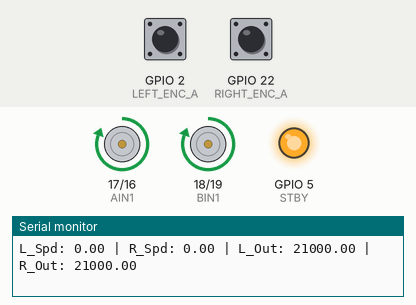
A sketch run on a simulated ESP32. Parts: motor-driver pin pairs drawn as motors (green arrow = first pin HIGH = forward, orange = second pin HIGH = backward, longer = more drive, scaled by the enable pin, stopped while the standby pin is LOW), output pins drawn as LEDs (lit = HIGH), the last lines printed to the serial monitor. The test bench sets the inputs (shaded band); at power-on: GPIO 2 (LEFT_ENC_A) HIGH, GPIO 22 (RIGHT_ENC_A) HIGH.

Above: at 2.1 s.
At 15.2 s:
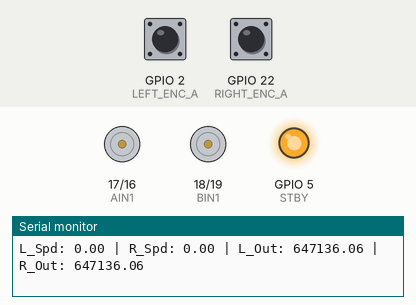
Timing chart, 0 to 16.7 s (numbered marks = the images above):
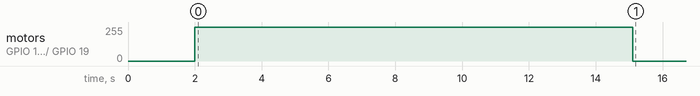

Measured:
- by itself, motor on GPIO 17 (AIN1) / GPIO 16 (AIN2), motor on GPIO 18 (BIN1) / GPIO 19 (BIN2): stopped → forward 255/255 at 2.0 s, → stopped 13.1 s later

The sketch:

test.ino
```cpp
#define AIN1 17
#define AIN2 16
#define PWMA 4
#define STBY 5
#define BIN1 18
#define BIN2 19
#define PWMB 21

// Encoder pins
#define LEFT_ENC_A 2
#define LEFT_ENC_B 15
#define RIGHT_ENC_A 22
#define RIGHT_ENC_B 23

volatile long leftTicks = 0;
volatile long rightTicks = 0;

float setpoint = 300;
float leftInput = 0, rightInput = 0;
float leftError, rightError;
float leftOutput = 0, rightOutput = 0;

float leftLastError = 0, rightLastError = 0;
float leftIntegral = 0, rightIntegral = 0;
float leftDerivative = 0, rightDerivative = 0;

float Kp = 0, Ki = 0, Kd = 0;
float Ku = 70;  // <- YOU: Manually find this by observing oscillation
float Tu = 0.6; // <- YOU: Measure period in seconds

bool tuned = false;
unsigned long lastTime = 0;

void IRAM_ATTR leftEncoderISR() {
  bool a = digitalRead(LEFT_ENC_A);
  bool b = digitalRead(LEFT_ENC_B);
  leftTicks += (a == b) ? 1 : -1;
}

void IRAM_ATTR rightEncoderISR() {
  bool a = digitalRead(RIGHT_ENC_A);
  bool b = digitalRead(RIGHT_ENC_B);
  rightTicks += (a == b) ? 1 : -1;
}

void setup() {
  Serial.begin(115200);

  // Motor setup
  pinMode(PWMA, OUTPUT); pinMode(AIN1, OUTPUT); pinMode(AIN2, OUTPUT);
  pinMode(PWMB, OUTPUT); pinMode(BIN1, OUTPUT); pinMode(BIN2, OUTPUT);
  pinMode(STBY, OUTPUT); digitalWrite(STBY, HIGH);

  // Encoder setup
  pinMode(LEFT_ENC_A, INPUT_PULLUP);
  pinMode(LEFT_ENC_B, INPUT_PULLUP);
  pinMode(RIGHT_ENC_A, INPUT_PULLUP);
  pinMode(RIGHT_ENC_B, INPUT_PULLUP);

  attachInterrupt(digitalPinToInterrupt(LEFT_ENC_A), leftEncoderISR, RISING);
  attachInterrupt(digitalPinToInterrupt(RIGHT_ENC_A), rightEncoderISR, RISING);

  Serial.println("Begin Ziegler-Nichols Tuning (Watch Serial Plotter)");
  delay(2000);

  // Start with Ki and Kd = 0
  Ki = 0;
  Kd = 0;

  // Increase Kp manually in loop() until oscillation starts
  Kp = Ku;  // Start with your guess
}

void loop() {
  unsigned long now = millis();
  float dt = (now - lastTime) / 1000.0;

  if (dt >= 0.1) {
    noInterrupts();
    long lt = leftTicks;
    long rt = rightTicks;
    leftTicks = 0;
    rightTicks = 0;
    interrupts();

    leftInput = lt / dt;
    rightInput = rt / dt;

    leftError = setpoint - leftInput;
    rightError = setpoint - rightInput;

    leftIntegral += leftError * dt;
    rightIntegral += rightError * dt;

    leftDerivative = (leftError - leftLastError) / dt;
    rightDerivative = (rightError - rightLastError) / dt;

    leftOutput = Kp * leftError + Ki * leftIntegral + Kd * leftDerivative;
    rightOutput = Kp * rightError + Ki * rightIntegral + Kd * rightDerivative;

    leftLastError = leftError;
    rightLastError = rightError;

    if (!tuned) {
      mspeed(leftOutput, rightOutput);
    } else {
      mspeed(0, 0);
    }

    // Print speeds for observation
    Serial.print("L_Spd: "); Serial.print(leftInput);
    Serial.print(" | R_Spd: "); Serial.print(rightInput);
    Serial.print(" | L_Out: "); Serial.print(leftOutput);
    Serial.print(" | R_Out: "); Serial.println(rightOutput);

    // Auto-tune after 15s of manual oscillation
    if (!tuned && millis() > 15000) {
      // After observing Ku and Tu, plug them in above
      // Compute final PID values
      Kp = 0.6 * Ku;
      Ki = 2 * Kp / Tu;
      Kd = Kp * Tu / 8;

      Serial.println("\n--- PID TUNING COMPLETE ---");
      Serial.print("Kp: "); Serial.println(Kp);
      Serial.print("Ki: "); Serial.println(Ki);
      Serial.print("Kd: "); Serial.println(Kd);
      Serial.println("Bot stopped. Use these values in your main control code.");

      tuned = true;
    }

    lastTime = now;
  }
}

void mspeed(int a, int b) {
  a = constrain(a, -255, 255);
  b = constrain(b, -255, 255);

  // Left Motor (A)
  if (a >= 0) {
    digitalWrite(AIN1, HIGH); digitalWrite(AIN2, LOW);
    analogWrite(PWMA, a);
  } else {
    digitalWrite(AIN1, LOW); digitalWrite(AIN2, HIGH);
    analogWrite(PWMA, -a);
  }

  // Right Motor (B)
  if (b >= 0) {
    digitalWrite(BIN1, HIGH); digitalWrite(BIN2, LOW);
    analogWrite(PWMB, b);
  } else {
    digitalWrite(BIN1, LOW); digitalWrite(BIN2, HIGH);
    analogWrite(PWMB, -b);
  }
}
```
